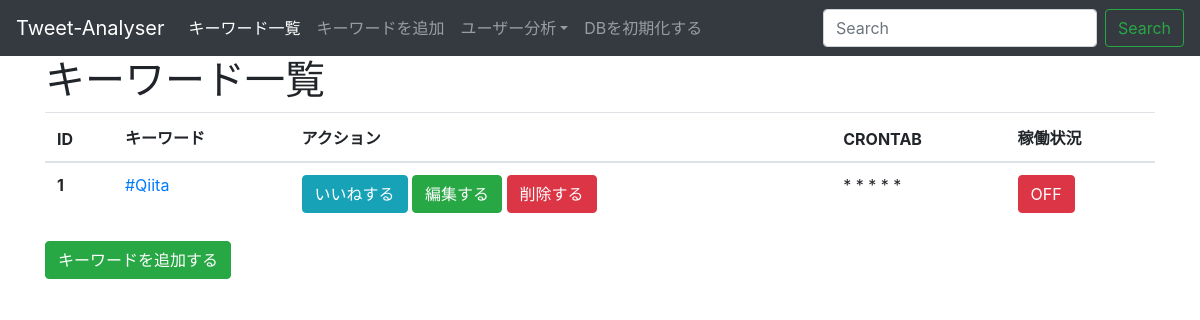
/index, run on the app's committed database.
### tables this page shows
CREATE TABLE query (id integer PRIMARY KEY, query text, cron_tab text, is_enabled integer default 0);

### app.py (the view)
@app.route('/index')
def queryList():
    return render_template('queryList.html', queryList = getAllQuery())

### app.py (called while the page is built)
def getAllQuery():
    conn = sqlite3.connect(DATABASE)
    c = conn.cursor()
    selectAllSQL = "SELECT * FROM query ORDER BY id DESC"
    res = c.execute(selectAllSQL)
    return res

### templates/queryList.html
{% extends 'layout.html' %}
{% block body %}
<h1>キーワード一覧</h1>
<table class="table">
    <thead>
        <tr>
            <th>ID</th>
            <th>キーワード</th>
            <th>アクション</th>
            <th>CRONTAB</th>
            <th>稼働状況</th>
        </tr>
    </thead>
    <tbody>
        {% for row in queryList %}
        <tr>
            <th>{{row[0]}}</th>
            <td><a href="/show/{{row[0]}}">{{row[1]}}</a></td>
            <td>
              <a class="btn btn-info" href = "/like/{{ row[0] }}">いいねする</a>
              <a class = "btn btn-success" href = "/edit/{{ row[0] }}">編集する</a>
              <a class = "btn btn-danger" href = "/delete/{{ row[0] }}">削除する</a>
            </td>
            <td>{{row[2]}}</td>
            <td>
              {% if row[3] == 1 %}
                <span class="btn btn-info">ON</span>
              {% else %}
                <span class="btn btn-danger">OFF</span>
              {% endif %}
            </td>
        </tr>
        {% endfor %}
    </tbody>
</table>
<span class="pull-right">
  <a class="btn btn-success" href="/addQuery">キーワードを追加する</a>
</span>
{% endblock %}

### data on the page
query: id "1", query "#Qiita", cron_tab "* * * * *", is_enabled "OFF"
